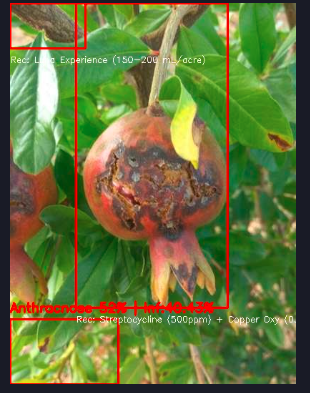
#> input picture SIH2/test_image_34.png, 310 x 393 px, found by its file name
$ python analyze_blob.py
#> lines starting #> are read from the running program, lines starting #| are printed output that depends on the picture; after the words box and inside, x2 and y2 are one past the last pixel; in counts of white or black regions, pixels touching at a corner belong together
import cv2
import numpy as np

def inspect_blobs(img_path):
#> called with img_path = 'e:/SIH2/test_image_34.png'
    frame = cv2.imread(img_path)
#> frame is the input picture: shape (393, 310, 3); mean B, G, R 59.8, 115.6, 102.5
    if frame is None: return

    blurred = cv2.GaussianBlur(frame, (11, 11), 0)
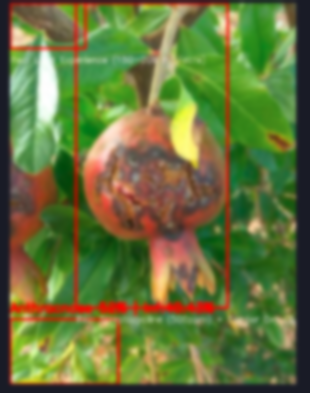
#> blurred: shape (393, 310, 3); mean B, G, R 59.8, 115.6, 102.5
    hsv = cv2.cvtColor(blurred, cv2.COLOR_BGR2HSV)
#> hsv: shape (393, 310, 3); mean H, S, V 45, 141.3, 131.9

    # Fruit Mask (Same as main_analyzer)
    lower_red1 = np.array([0, 20, 20])
    upper_red1 = np.array([35, 255, 255])
    lower_red2 = np.array([135, 20, 20])
    upper_red2 = np.array([180, 255, 255])
    lower_orange = np.array([10, 20, 20])
    upper_orange = np.array([35, 255, 255])

    lower_pink = np.array([145, 20, 20])
    upper_pink = np.array([160, 255, 255])

    mask = cv2.inRange(hsv, lower_red1, upper_red1) | \
           cv2.inRange(hsv, lower_red2, upper_red2) | \
           cv2.inRange(hsv, lower_orange, upper_orange) | \
           cv2.inRange(hsv, lower_pink, upper_pink)
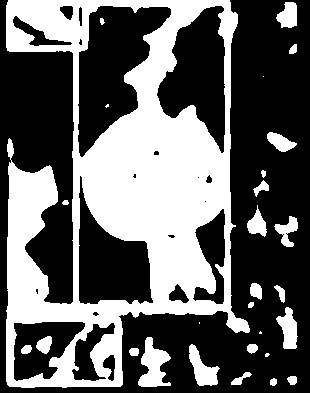
#> mask: shape (393, 310); 38.9% white; 28 white regions (5 under 20 px), largest, box (x1, y1, x2, y2) and area: (6, 0, 250, 388) 42594, (138, 337, 171, 387) 926, (189, 344, 220, 386) 635

    kernel = np.ones((5,5), np.uint8)
    mask = cv2.morphologyEx(mask, cv2.MORPH_OPEN, kernel, iterations=1)
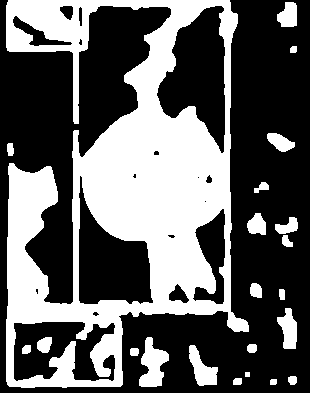
#> mask: shape (393, 310); 38.3% white; 22 white regions, largest, box (x1, y1, x2, y2) and area: (6, 0, 249, 388) 42295, (139, 337, 169, 387) 880, (189, 345, 218, 386) 621
    mask = cv2.morphologyEx(mask, cv2.MORPH_CLOSE, kernel, iterations=2)
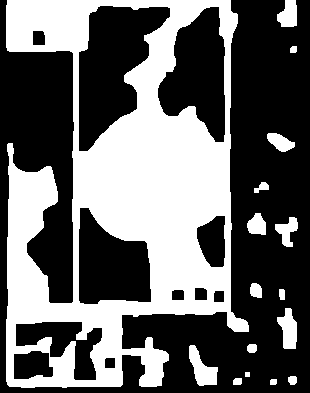
#> mask: shape (393, 310); 40.2% white; 16 white regions

    contours, _ = cv2.findContours(mask, cv2.RETR_EXTERNAL, cv2.CHAIN_APPROX_SIMPLE)
#> contours = 16 contours, 1 with area under 20; largest, box (x1, y1, x2, y2) and area: (6, 0, 249, 388) 67942, (189, 345, 218, 386) 568, (277, 308, 297, 349) 490, (277, 0, 297, 27) 375, (275, 217, 298, 247) 320

    with open("e:/SIH2/blob_metrics.txt", "w") as f:
        print(f"--- Inspecting {img_path} ---")
        for cnt in contours:
            area = cv2.contourArea(cnt)
            if area < 100: continue

            hull = cv2.convexHull(cnt)
            hull_area = cv2.contourArea(hull)
            solidity = area / hull_area if hull_area > 0 else 0

            x, y, w, h = cv2.boundingRect(cnt)
            ratio = min(w, h) / max(w, h)

            log_line = f"Blob: Area={area:.0f}, Solidity={solidity:.3f}, Ratio={ratio:.3f}, BBox=({x},{y},{w},{h})"
            print(log_line)
            f.write(log_line + "\n")

            # Draw it for visual check (saved to debug_blob.jpg)
            cv2.drawContours(frame, [cnt], -1, (0, 255, 0), 2)
            cv2.rectangle(frame, (x, y), (x+w, y+h), (255, 0, 0), 2)
#> this loop made 16 passes
#> (area, hull_area, solidity, x, y, w, h, ratio) on passes 5, 7, 9, 10, 11, 13, 15, 16: (567.5, 739.5, 0.767, 189, 345, 29, 41, 0.707), (490, 598, 0.819, 277, 308, 20, 41, 0.488), (129.5, 134, 0.966, 250, 283, 12, 15, 0.8), (320, 465, 0.688, 275, 217, 23, 30, 0.767), (280, 302, 0.927, 247, 213, 19, 22, 0.864), (293, 314, 0.933, 267, 133, 28, 19, 0.679), (375, 422, 0.889, 277, 0, 20, 27, 0.741), (67942, 89148, 0.762, 6, 0, 243, 388, 0.626)
#> area on passes 1, 2, 3, 6, 8, 12: 29, 45.5, 56, 65.5, 47, 72.5
#| Blob: Area=568, Solidity=0.767, Ratio=0.707, BBox=(189,345,29,41)
#| Blob: Area=490, Solidity=0.819, Ratio=0.488, BBox=(277,308,20,41)
#| Blob: Area=130, Solidity=0.966, Ratio=0.800, BBox=(250,283,12,15)
#| Blob: Area=320, Solidity=0.688, Ratio=0.767, BBox=(275,217,23,30)
#| Blob: Area=280, Solidity=0.927, Ratio=0.864, BBox=(247,213,19,22)
#| Blob: Area=293, Solidity=0.933, Ratio=0.679, BBox=(267,133,28,19)
#| Blob: Area=375, Solidity=0.889, Ratio=0.741, BBox=(277,0,20,27)
#| Blob: Area=67942, Solidity=0.762, Ratio=0.626, BBox=(6,0,243,388)
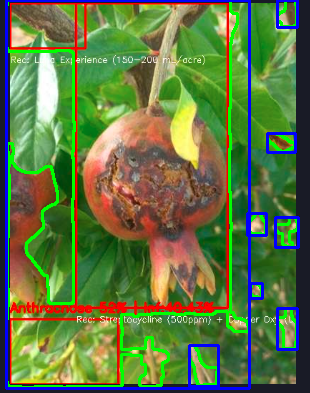
#> frame: shape (393, 310, 3); 9.14% of pixels changed, all inside (x1, y1, x2, y2) = (5, 0, 300, 390)

    cv2.imwrite("debug_blob.jpg", frame)

inspect_blobs(r"e:/SIH2/test_image_34.png")

$ run again, with SIH2/test_image_19.png copied over SIH2/test_image_34.png
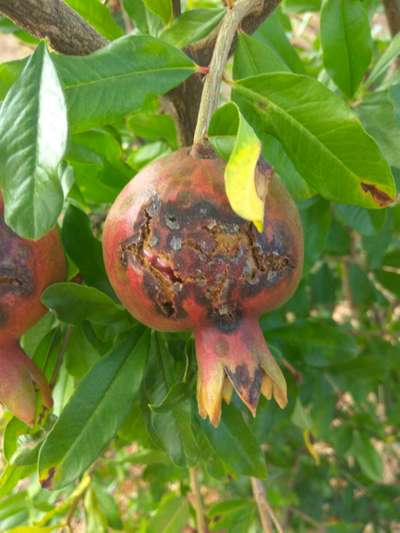
#> input picture SIH2/test_image_19.png, 400 x 533 px, found by its file name
#> in inspect_blobs, frame is the input picture: shape (533, 400, 3); mean B, G, R 58.2, 130.3, 112.5
#> hsv: shape (533, 400, 3); mean H, S, V 36.9, 152.8, 139.2
#> in inspect_blobs, `mask = cv2.morphologyEx(mask, cv2.MORPH_CLOSE, kernel, iterations=2)`:
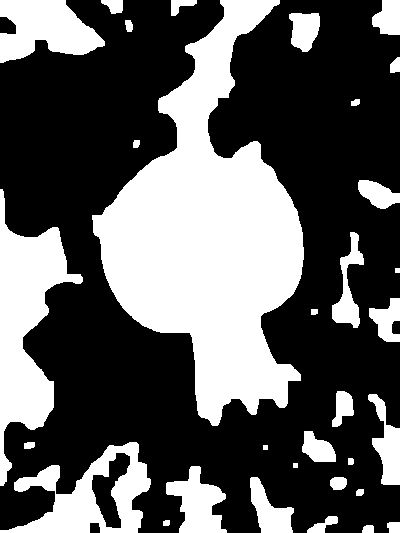
#> mask: shape (533, 400); 36.1% white; 32 white regions
#> contours = 32 contours, 3 with area under 20; largest, box (x1, y1, x2, y2) and area: (92, 0, 304, 426) 43584, (0, 189, 83, 486) 9668, (0, 442, 151, 533) 6926, (0, 0, 105, 63) 4232, (166, 466, 227, 533) 2170
#> the loop in inspect_blobs, `for cnt in contours:` made 32 passes
#> (area, hull_area, solidity, x, y, w, h, ratio) on passes 2, 4, 6, 7, 8, 12, 14, 15: (109, 114, 0.956, 387, 522, 13, 11, 0.846), (209.5, 284, 0.738, 307, 516, 31, 17, 0.548), (166, 169.5, 0.979, 330, 477, 17, 13, 0.765), (1204.5, 1604.5, 0.751, 250, 477, 44, 56, 0.786), (2170, 3089, 0.702, 166, 466, 61, 67, 0.91), (6925.5, 10197.5, 0.679, 0, 442, 151, 91, 0.603), (646, 718, 0.9, 302, 431, 34, 31, 0.912), (1320.5, 2007, 0.658, 368, 394, 32, 91, 0.352)
#> (printed output is left out)
#> after the loop in inspect_blobs, `for cnt in contours:`:
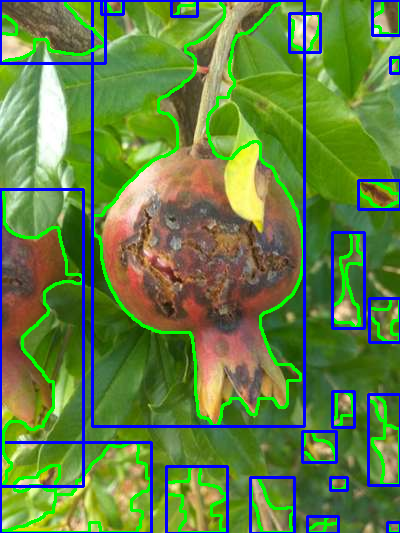
#> frame: shape (533, 400, 3); 11.67% of pixels changed, all inside (x1, y1, x2, y2) = (0, 0, 400, 533)
